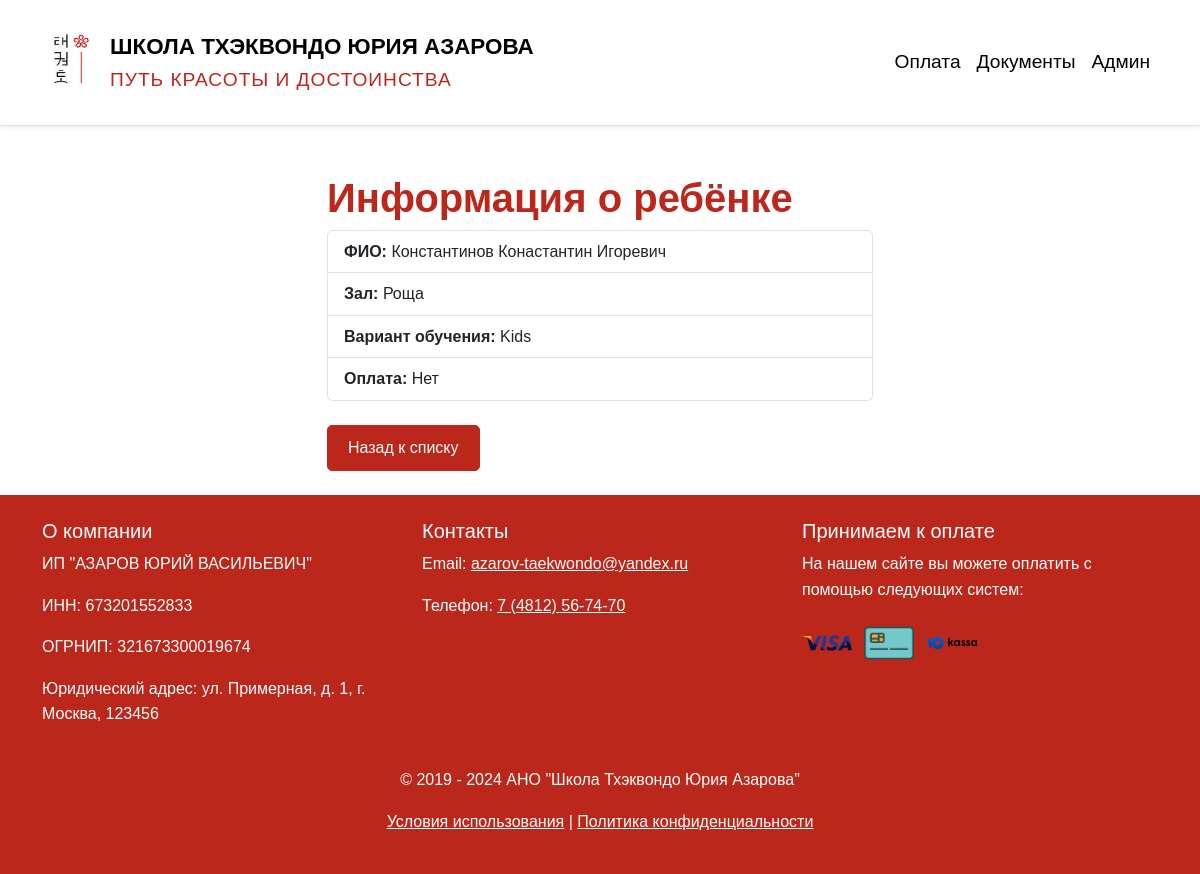
/child/3/, run on the app's committed database.
### payments/models.py (models this page shows, shortened)
class Child(models.Model):
    full_name = models.CharField(max_length=255)
    hall = models.ForeignKey(Hall, on_delete=models.CASCADE)
    training_option = models.ForeignKey(TrainingOption, on_delete=models.CASCADE)
    is_paid = models.BooleanField(default=False)
    parents = models.ManyToManyField(Parent, blank=True)
    is_vip = models.BooleanField(default=False)
    source_of_info = models.ForeignKey(SourceOfInfo, on_delete=models.SET_NULL, null=True, blank=True)
    active = models.BooleanField(default=True)
    class Meta:
        verbose_name = 'Ученик'
        verbose_name_plural = 'Ученики'

class Hall(models.Model):
    name = models.CharField(max_length=100)
    trainer = models.ForeignKey(Trainer, on_delete=models.CASCADE)
    month_price = models.DecimalField(max_digits=10, decimal_places=2)
    additional_expenses = models.DecimalField(max_digits=10, decimal_places=2)
    class Meta:
        verbose_name = 'Зал'
        verbose_name_plural = 'Залы'

class TrainingOption(models.Model):
    name = models.CharField(max_length=100)
    price = models.DecimalField(max_digits=10, decimal_places=2)
    class Meta:
        verbose_name = 'Группа'
        verbose_name_plural = 'Группы'

### payments/views.py (the view)
# urls.py: path('child/<int:pk>/', views.child_detail_view, name='child_detail'),
def child_detail_view(request, pk):
    child = get_object_or_404(Child, pk=pk)
    return render(request, 'payments/child_detail.html', {'child': child})

### templates/payments/child_detail.html (shortened to what this page needs)
{% extends 'base.html' %}
{% block content %}
<div class="row justify-content-center">
    <div class="col-md-6">
        <h1 class="mt-4">Информация о ребёнке</h1>
        <ul class="list-group">
            <li class="list-group-item"><strong>ФИО:</strong> {{ child.full_name }}</li>
            <li class="list-group-item"><strong>Зал:</strong> {{ child.hall.name }}</li>
            <li class="list-group-item"><strong>Вариант обучения:</strong> {{ child.training_option.name }}</li>
            <li class="list-group-item"><strong>Оплата:</strong> {{ child.is_paid|yesno:"Да,Нет" }}</li>
        </ul>
        <a href="{% url 'info' %}" class="btn btn-primary mt-4">Назад к списку</a>
    </div>
</div>
{% endblock %}

### static/css/style.css (style rules this page uses)
body { font-family: Arial, sans-serif; line-height: 1.6; }
:root { --primary-color: rgba(187,39,26); --secondary-color: #ffffff; --text-color: #000000; }
body { font-family: 'Arial', sans-serif; background-color: var(--secondary-color); color: var(--text-color); }
h1, h2, h3 { font-weight: 700; color: var(--primary-color); }
.btn-primary { background-color: var(--primary-color); border-color: var(--primary-color); color: var(--secondary-color); }
:root { --primary-color: rgba(187, 39, 26); --secondary-color: #ffffff; --text-color: #000000; }
a { color: var(--primary-color); text-decoration: none; }
.btn-primary { background-color: var(--primary-color); border-color: var(--primary-color); color: var(--secondary-color); border-radius: 5px; padding: 10px 20px; transition: background-color 0.3s ease-in-out, color 0.3s ease-in-out; }

### data on the page
Child: full_name "Константинов Конастантин Игоревич", hall.name "Роща", training_option.name "Kids", is_paid "Нет"
